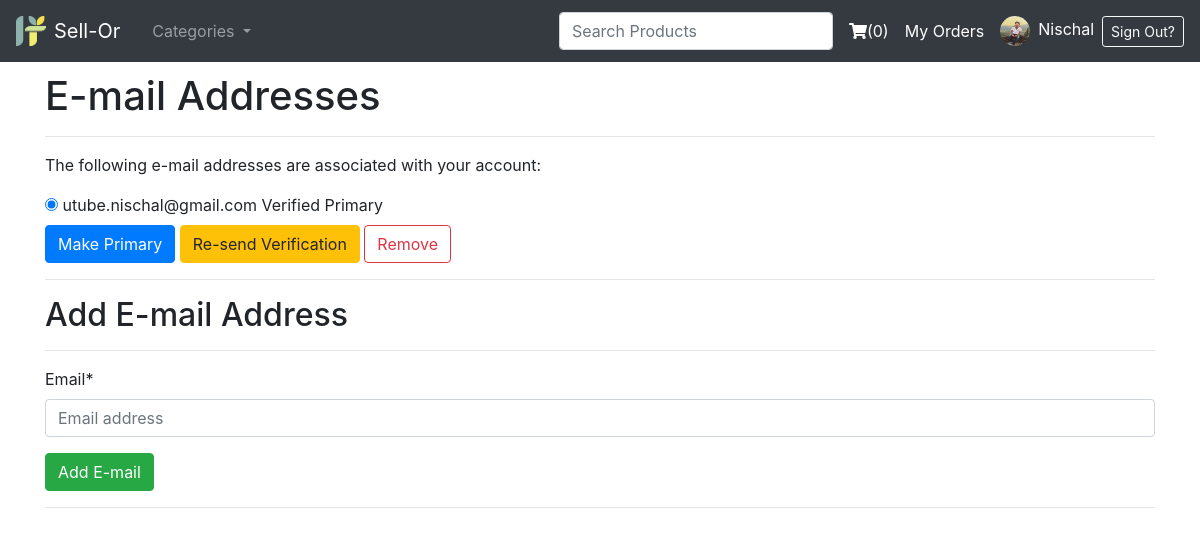
/accounts/email/ (signed in), run on the app's committed database.
### accounts/models.py (models this page shows)
class User(AbstractBaseUser, PermissionsMixin):
    class Types(models.TextChoices):
        ADMIN = "ADMIN", "Admin"
        STAFF = "STAFF", "Staff"
        CUSTOMER = "CUSTOMER", "Customer"
    base_type = Types.CUSTOMER
    _type = models.CharField(
        _("Type"), max_length=50, choices=Types.choices, default=base_type
    )
    email = models.EmailField(max_length=254, unique=True)
    first_name = models.CharField(max_length=128)
    last_name = models.CharField(max_length=128)
    is_staff = models.BooleanField(default=False)
    is_superuser = models.BooleanField(default=False)
    is_active = models.BooleanField(default=True)
    last_login = models.DateTimeField(null=True, blank=True)
    date_joined = models.DateTimeField(auto_now_add=True)
    USERNAME_FIELD = 'email'
    EMAIL_FIELD = 'email'
    REQUIRED_FIELDS = ['first_name','last_name','_type']
    objects = UserManager()

### Userprofile/models.py (models this page shows, shortened)
class Profile(models.Model):
    user = models.OneToOneField(User, on_delete=models.CASCADE)
    mobile_num_regex = RegexValidator(regex="^[0-9]{9,15}$", message="Entered mobile number isn't in a right format!")
    contact = models.CharField(validators=[mobile_num_regex], max_length=13, blank=True, null=True)
    dp = models.ImageField(default='user.png',upload_to='profile_pics')

### inventory/context_processors.py (called while the page is built)
def category(request):
    return {
        'categories': Category.objects.parents(),
        'cart_items': Order.objects.get_or_create(user=request.user, status='NO')[0].items.all().count() if request.user.is_authenticated else None,
        }

### inventory/models.py (called while the page is built)
    def parents(self):
        qs = super(CategoryManager, self).filter(parent = None)
        return qs

    def __str__(self):
        return str(self.name)

    def children(self):
        return Category.objects.filter(parent = self)

### templates/account/email.html (shortened to what this page needs)
{% extends "account/base.html" %}
{% load crispy_forms_tags %}
{% load i18n %}
{% block content %}
    <h1>{% trans "E-mail Addresses" %}</h1><hr>
{% if user.emailaddress_set.all %}
<p>{% trans 'The following e-mail addresses are associated with your account:' %}</p>
<form action="{% url 'account_email' %}" class="email_list" method="post">
<fieldset class="blockLabels">
  {% for emailaddress in user.emailaddress_set.all %}
<div class="ctrlHolder">
      <label for="email_radio_{{forloop.counter}}" class="{% if emailaddress.primary %}primary_email{%endif%}">
      <input id="email_radio_{{forloop.counter}}" type="radio" name="email" {% if emailaddress.primary or user.emailaddress_set.count == 1 %}checked="checked"{%endif %} value="{{emailaddress.email}}"/>
{{ emailaddress.email }}
    {% if emailaddress.verified %}
    <span class="verified">{% trans "Verified" %}</span>
    {% else %}
    <span class="unverified">{% trans "Unverified" %}</span>
    {% endif %}
      {% if emailaddress.primary %}<span class="primary">{% trans "Primary" %}</span>{% endif %}
</label>
</div>
  {% endfor %}
<div class="buttonHolder">
      <button class="secondaryAction btn btn-primary" type="submit" name="action_primary" >{% trans 'Make Primary' %}</button>
      <button class="secondaryAction btn btn-warning" type="submit" name="action_send" >{% trans 'Re-send Verification' %}</button>
      <button class="primaryAction btn btn-outline-danger" type="submit" name="action_remove" >{% trans 'Remove' %}</button>
</div>
</fieldset>
</form>
{% else %}
<p><strong>{% trans 'Warning:'%}</strong> {% trans "You currently do not have any e-mail address set up. You should really add an e-mail address so you can receive notifications, reset your password, etc." %}</p>
{% endif %}
    <hr><h2>{% trans "Add E-mail Address" %}</h2><hr>
    <form method="post" action="{% url 'account_email' %}" class="add_email">
        {{ form|crispy }}
        <button name="action_add" class="btn btn-success" type="submit">{% trans "Add E-mail" %}</button>
    </form><hr>
{% endblock %}

### templates/partial/navbar.html (shortened to what this page needs)
<nav class="navbar navbar-expand-lg navbar-dark bg-dark fixed-top">
  <a class="navbar-brand js-scroll-trigger" href="/">
    <img src="/media/favicon.png" height='30' width='30' class="d-inline-block align-top"><span class='typewriter mx-2'>Sell-Or</span>
  </a>
  <div class="collapse navbar-collapse" id="navbarSupportedContent">
    <ul class="navbar-nav mr-auto">
      <li class="nav-item dropdown">
        <a class="nav-link dropdown-toggle" href="#" data-toggle="dropdown">  Categories  </a>
      </li>
    </ul>
    <form class="form-inline my-2 my-lg-0">
      <input class="form-control my-1 mr-sm-2" autocomplete='off' type='text' required='required' placeholder="Search Products" id='searchProductForm' name='q' data-toggle="popover" data-placement="bottom" value="{{ query }}" style="" data-original-title="" title="">
    </form>
      {% if user.is_authenticated %}
        <a class="text-white mx-2" href="{% url 'main:cart' %}" id="navbarDropdown" role="button" aria-haspopup="true" aria-expanded="false">
          <i class="fas fa-shopping-cart"></i>({{cart_items}})
        </a>
        <a class="text-white mx-2" href="{% url 'main:my-orders' %}" id="navbarDropdown" role="button" aria-haspopup="true" aria-expanded="false">
          My Orders
        </a>
        <a class="text-white mr-2" href="{% url 'profile' %}" id="navbarDropdown" role="button" aria-haspopup="true" aria-expanded="false">
          <img class='rounded-circle profile-img mx-2' src='{{ user.profile.dp.url }}' height=30px width=30px>{{ user.first_name }}
        </a>
        <a class="btn btn-sm btn-outline-light" href="{% url 'account_logout' %}">Sign Out?</a>
      {% else %}
        <a class="btn mr-1 mb-1 btn-sm btn-outline-success" href="{% url 'account_login' %}">Sign In</a>
        <a class="btn btn-sm mb-1 btn-warning" href="{% url 'account_signup' %}">Signup</a>
      {% endif %}
  </div>
</nav>

### data on the page
User: profile.dp (picture), first_name "Nischal"

### other printed values
{{ cart_items }} "0"
{{ emailaddress.email }} "utube.nischal@gmail.com"
